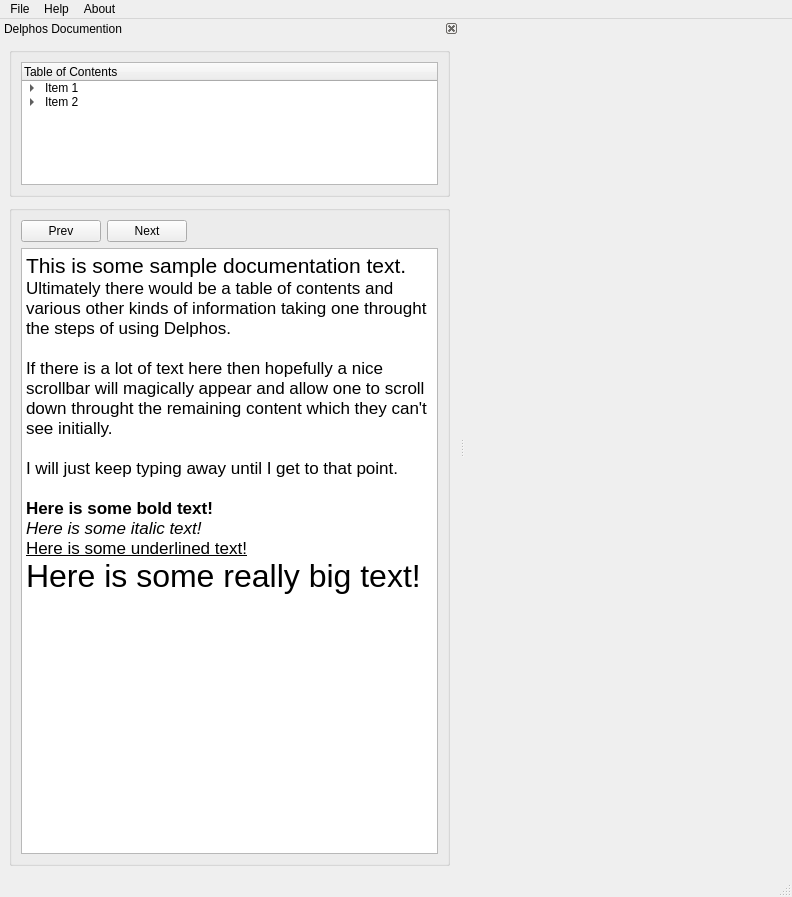
<ui version="4.0" >
 <class>MainWindow</class>
 <widget class="QMainWindow" name="MainWindow" >
  <property name="geometry" >
   <rect>
    <x>0</x>
    <y>0</y>
    <width>792</width>
    <height>897</height>
   </rect>
  </property>
  <property name="windowTitle" >
   <string>Delphos</string>
  </property>
  <widget class="QWidget" name="centralwidget" />
  <widget class="QMenuBar" name="menubar" >
   <property name="geometry" >
    <rect>
     <x>0</x>
     <y>0</y>
     <width>792</width>
     <height>22</height>
    </rect>
   </property>
   <widget class="QMenu" name="menuFile" >
    <property name="title" >
     <string>File</string>
    </property>
    <addaction name="MenuOpenProject" />
    <addaction name="actionExit_Delphos" />
    <addaction name="actionExit_Delphos_2" />
   </widget>
   <widget class="QMenu" name="menuHelp" >
    <property name="title" >
     <string>Help</string>
    </property>
    <addaction name="actionDelphos_Help" />
   </widget>
   <widget class="QMenu" name="menuAbout" >
    <property name="title" >
     <string>About</string>
    </property>
    <addaction name="actionAbout_Delphos" />
   </widget>
   <addaction name="menuFile" />
   <addaction name="menuHelp" />
   <addaction name="menuAbout" />
  </widget>
  <widget class="QStatusBar" name="statusbar" />
  <widget class="QDockWidget" name="dock_doc" >
   <property name="minimumSize" >
    <size>
     <width>300</width>
     <height>0</height>
    </size>
   </property>
   <property name="features" >
    <set>QDockWidget::DockWidgetClosable|QDockWidget::DockWidgetMovable|QDockWidget::NoDockWidgetFeatures</set>
   </property>
   <property name="allowedAreas" >
    <set>Qt::LeftDockWidgetArea|Qt::NoDockWidgetArea|Qt::RightDockWidgetArea</set>
   </property>
   <property name="windowTitle" >
    <string>Delphos Documention</string>
   </property>
   <attribute name="dockWidgetArea" >
    <number>1</number>
   </attribute>
   <widget class="QWidget" name="dockWidgetContents" >
    <layout class="QVBoxLayout" >
     <item>
      <layout class="QVBoxLayout" >
       <property name="spacing" >
        <number>8</number>
       </property>
       <item>
        <widget class="QGroupBox" name="groupBox_5" >
         <property name="maximumSize" >
          <size>
           <width>16777215</width>
           <height>150</height>
          </size>
         </property>
         <property name="title" >
          <string/>
         </property>
         <layout class="QHBoxLayout" >
          <item>
           <widget class="QTreeWidget" name="treeWidget" >
            <property name="minimumSize" >
             <size>
              <width>0</width>
              <height>100</height>
             </size>
            </property>
            <column>
             <property name="text" >
              <string>Table of Contents</string>
             </property>
            </column>
            <item>
             <property name="text" >
              <string>Item 1</string>
             </property>
             <item>
              <property name="text" >
               <string>1.1</string>
              </property>
             </item>
            </item>
            <item>
             <property name="text" >
              <string>Item 2</string>
             </property>
             <item>
              <property name="text" >
               <string>2.1</string>
              </property>
             </item>
             <item>
              <property name="text" >
               <string>2.2</string>
              </property>
             </item>
             <item>
              <property name="text" >
               <string>2.3</string>
              </property>
             </item>
            </item>
           </widget>
          </item>
         </layout>
        </widget>
       </item>
       <item>
        <widget class="QGroupBox" name="groupBox" >
         <property name="title" >
          <string/>
         </property>
         <layout class="QHBoxLayout" >
          <item>
           <layout class="QVBoxLayout" >
            <item>
             <layout class="QHBoxLayout" >
              <item>
               <widget class="QPushButton" name="pushButton_2" >
                <property name="maximumSize" >
                 <size>
                  <width>100</width>
                  <height>16777215</height>
                 </size>
                </property>
                <property name="text" >
                 <string>Prev</string>
                </property>
               </widget>
              </item>
              <item>
               <widget class="QPushButton" name="pushButton_3" >
                <property name="maximumSize" >
                 <size>
                  <width>100</width>
                  <height>16777215</height>
                 </size>
                </property>
                <property name="text" >
                 <string>Next</string>
                </property>
               </widget>
              </item>
              <item>
               <spacer>
                <property name="orientation" >
                 <enum>Qt::Horizontal</enum>
                </property>
                <property name="sizeHint" >
                 <size>
                  <width>251</width>
                  <height>20</height>
                 </size>
                </property>
               </spacer>
              </item>
             </layout>
            </item>
            <item>
             <widget class="QTextBrowser" name="textBrowser" >
              <property name="html" >
               <string>&lt;html>&lt;head>&lt;meta name="qrichtext" content="1" />&lt;style type="text/css">
p, li { white-space: pre-wrap; }
&lt;/style>&lt;/head>&lt;body style=" font-family:'Lucida Grande'; font-size:13pt; font-weight:400; font-style:normal;">
&lt;p style=" margin-top:0px; margin-bottom:0px; margin-left:0px; margin-right:0px; -qt-block-indent:0; text-indent:0px;">&lt;span style=" font-size:16pt;">This is some sample documentation text.&lt;/span>&lt;/p>
&lt;p style=" margin-top:0px; margin-bottom:0px; margin-left:0px; margin-right:0px; -qt-block-indent:0; text-indent:0px;">Ultimately there would be a table of contents and various other kinds of information taking one throught the steps of using Delphos.&lt;/p>
&lt;p style="-qt-paragraph-type:empty; margin-top:0px; margin-bottom:0px; margin-left:0px; margin-right:0px; -qt-block-indent:0; text-indent:0px;">&lt;/p>
&lt;p style=" margin-top:0px; margin-bottom:0px; margin-left:0px; margin-right:0px; -qt-block-indent:0; text-indent:0px;">If there is a lot of text here then hopefully a nice scrollbar will magically appear and allow one to scroll down throught the remaining content which they can't see initially.&lt;/p>
&lt;p style="-qt-paragraph-type:empty; margin-top:0px; margin-bottom:0px; margin-left:0px; margin-right:0px; -qt-block-indent:0; text-indent:0px;">&lt;/p>
&lt;p style=" margin-top:0px; margin-bottom:0px; margin-left:0px; margin-right:0px; -qt-block-indent:0; text-indent:0px;">I will just keep typing away until I get to that point.&lt;/p>
&lt;p style="-qt-paragraph-type:empty; margin-top:0px; margin-bottom:0px; margin-left:0px; margin-right:0px; -qt-block-indent:0; text-indent:0px;">&lt;/p>
&lt;p style=" margin-top:0px; margin-bottom:0px; margin-left:0px; margin-right:0px; -qt-block-indent:0; text-indent:0px;">&lt;span style=" font-weight:600;">Here is some bold text!&lt;/span>&lt;/p>
&lt;p style=" margin-top:0px; margin-bottom:0px; margin-left:0px; margin-right:0px; -qt-block-indent:0; text-indent:0px; font-weight:600;">&lt;span style=" font-weight:400; font-style:italic;">Here is some italic text!&lt;/span>&lt;/p>
&lt;p style=" margin-top:0px; margin-bottom:0px; margin-left:0px; margin-right:0px; -qt-block-indent:0; text-indent:0px; font-style:italic;">&lt;span style=" font-style:normal; text-decoration: underline;">Here is some underlined text!&lt;/span>&lt;/p>
&lt;p style=" margin-top:0px; margin-bottom:0px; margin-left:0px; margin-right:0px; -qt-block-indent:0; text-indent:0px; text-decoration: underline;">&lt;span style=" font-size:24pt; text-decoration:none;">Here is some really big text!&lt;/span>&lt;/p>&lt;/body>&lt;/html></string>
              </property>
              <property name="acceptRichText" >
               <bool>true</bool>
              </property>
              <property name="openExternalLinks" >
               <bool>true</bool>
              </property>
             </widget>
            </item>
           </layout>
          </item>
         </layout>
        </widget>
       </item>
      </layout>
     </item>
    </layout>
   </widget>
  </widget>
  <action name="actionFile" >
   <property name="text" >
    <string>File</string>
   </property>
  </action>
  <action name="actionImport" >
   <property name="text" >
    <string>Import</string>
   </property>
  </action>
  <action name="MenuOpenProject" >
   <property name="text" >
    <string>Open Project</string>
   </property>
  </action>
  <action name="actionExit_Delphos" >
   <property name="text" >
    <string>Print</string>
   </property>
  </action>
  <action name="actionAbout_Delphos" >
   <property name="text" >
    <string>About Delphos</string>
   </property>
  </action>
  <action name="actionDelphos_Help" >
   <property name="text" >
    <string>Delphos Help</string>
   </property>
  </action>
  <action name="actionExit_Delphos_2" >
   <property name="text" >
    <string>Exit Delphos</string>
   </property>
  </action>
 </widget>
 <resources/>
 <connections/>
</ui>
